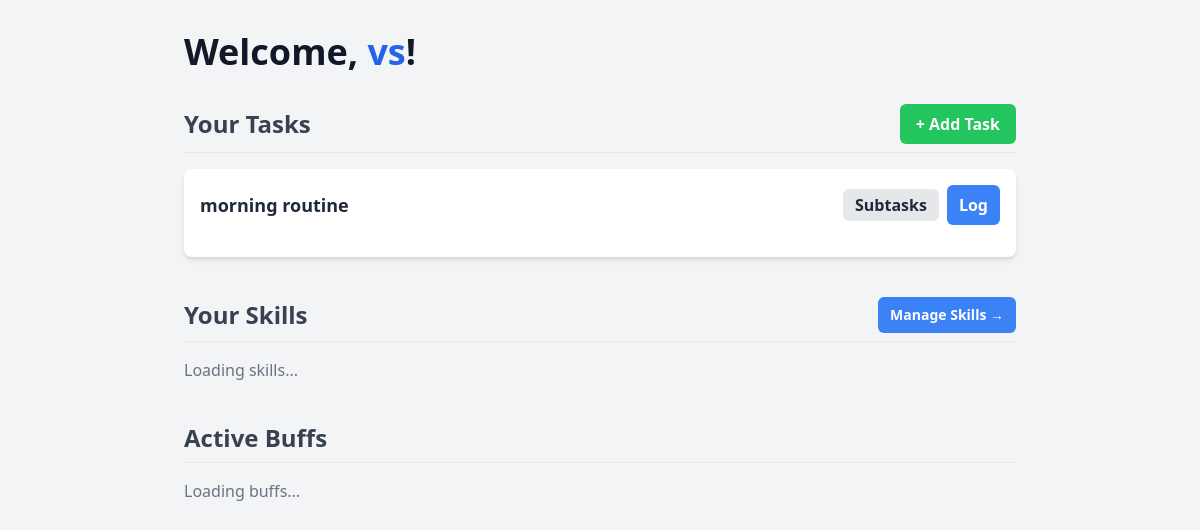
The page / (signed in) on the database as committed earlier.
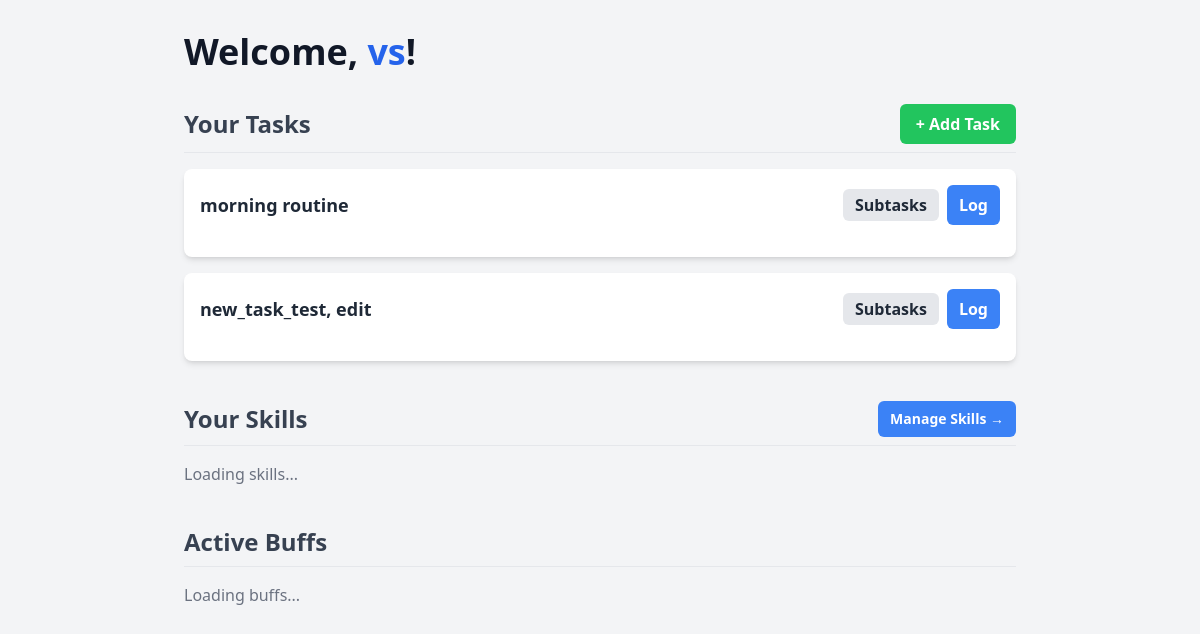
The same page on the database as committed later.
### core/models.py (models this page shows, shortened)
class Task(models.Model):
    class TaskType(models.TextChoices):
        RECURRING = 'RECURRING', 'Recurring'
        ONE_TIME = 'ONE_TIME', 'One-Time'
    class Priority(models.IntegerChoices):
        LOW = 1, 'Low'
        MEDIUM = 2, 'Medium'
        HIGH = 3, 'High'
    user = models.ForeignKey(User, on_delete=models.CASCADE)
    name = models.CharField(max_length=200)
    description = models.TextField(blank=True, null=True)
    parent_task = models.ForeignKey(
        'self',
        on_delete=models.CASCADE,
        null=True,
        blank=True,
        related_name='subtasks'
    )
    task_type = models.CharField(max_length=10, choices=TaskType.choices, default=TaskType.RECURRING)
    display_order = models.IntegerField(default=0)
    priority = models.IntegerField(default=0)
    created_at = models.DateTimeField(auto_now_add=True)
    class Meta:
        ordering = ['display_order']

### core/views.py (the view)
# urls.py: path('', views.dashboard, name='dashboard'),
@login_required
def dashboard(request):
    parent_tasks = Task.objects.filter(user=request.user, parent_task__isnull=True).order_by('display_order')
    skill_progress = UserSkillProgress.objects.filter(user=request.user).select_related('skill', 'current_level')
    active_buffs = Buff.objects.filter(user=request.user, is_active=True)
    context = {
        'tasks': parent_tasks, # We are passing parent_tasks to the 'tasks' key
        'skill_progress': skill_progress,
        'active_buffs': active_buffs,
    }
    return render(request, 'core/dashboard.html', context)

### core/templates/core/dashboard.html (shortened to what this page needs)
<!DOCTYPE html>
<html lang="en">
<head>
    <script src="https://cdn.tailwindcss.com"></script>
</head>
<body class="bg-gray-100 font-sans text-gray-800">
    <div class="container mx-auto p-4 sm:p-6 lg:p-8 max-w-4xl">
        <h1 class="text-3xl sm:text-4xl font-bold text-gray-900 mb-8">Welcome, <span class="text-blue-600">{{ user.username }}</span>!</h1>
        <div class="flex justify-between items-center border-b pb-2 mb-4">
            <h2 class="text-2xl font-semibold text-gray-700">Your Tasks</h2>
            <div id="add-task-form-container">
                <button hx-get="{% url 'get_add_task_form' %}"
                        hx-target="#add-task-form-container"
                        hx-swap="outerHTML"
                        class="bg-green-500 hover:bg-green-600 text-white font-bold py-2 px-4 rounded-md transition-colors">
                    + Add Task
                </button>
            </div>
        </div>
        <ul id="task-list" class="space-y-4">
            {% for task in tasks %}
                {% include 'core/partials/task_item.html' with task=task %}
            {% empty %}
                <li id="empty-task-list" class="bg-white p-4 rounded-lg shadow-sm text-gray-500">You haven't created any tasks yet.</li>
            {% endfor %}
        </ul>
        <div class="flex justify-between items-center border-b pb-2 mt-10 mb-4">
            <h2 class="text-2xl font-semibold text-gray-700">Your Skills</h2>
            <a href="{% url 'skills_page' %}" class="bg-blue-500 hover:bg-blue-600 text-white font-bold text-sm py-2 px-3 rounded-md transition-colors">
                Manage Skills →
            </a>
        </div>
        <div id="skills-section"
            hx-trigger="load, levelUp from:body"
            hx-get="{% url 'get_skills_list' %}"
            hx-swap="innerHTML">
            <p class="text-gray-500">Loading skills...</p>
        </div>
        <h2 class="text-2xl font-semibold text-gray-700 border-b pb-2 mt-10 mb-4">Active Buffs</h2>
        <div id="buffs-section"
             hx-trigger="load, levelUp from:body"
             hx-get="{% url 'get_buffs_list' %}"
             hx-swap="innerHTML">
            <p class="text-gray-500">Loading buffs...</p>
        </div>
    </div>
</body>
</html>

### core/templates/core/partials/task_item.html (shortened to what this page needs)
<li id="task-{{ task.id }}" class="bg-white p-4 rounded-lg shadow-md flex-col">
    <div class="flex justify-between items-center w-full">
        <div hx-get="{% url 'get_edit_form' task.id %}"
             hx-target="#task-{{ task.id }}"
             hx-swap="outerHTML"
             class="font-bold text-lg cursor-pointer hover:text-blue-600 transition-colors flex-grow">
            {{ task.name }}
        </div>
        <div class="flex items-center space-x-2">
            {% if not task.parent_task %}
                <div id="subtask-btn-container-{{ task.id }}">
                    <button hx-get="{% url 'get_subtasks' task.id %}"
                            hx-target="#subtasks-for-{{ task.id }}"
                            hx-swap="innerHTML"
                            class="bg-gray-200 hover:bg-gray-300 text-gray-800 font-bold py-1 px-3 rounded-md transition-colors">
                        Subtasks
                    </button>
                </div>
            {% endif %}
            <form id="log-form-{{ task.id }}" method="POST"
                  hx-post="{% url 'log_task' task.id %}"
                  hx-target="#task-{{ task.id }}"
                  hx-swap="outerHTML">
                <button type="submit" class="bg-blue-500 hover:bg-blue-600 text-white font-bold py-2 px-3 rounded-md transition-colors">Log</button>
            </form>
        </div>
    </div>
</li>

Rows that differ between the two databases and show on the page:
added Task: name "new_task_test, edit"
